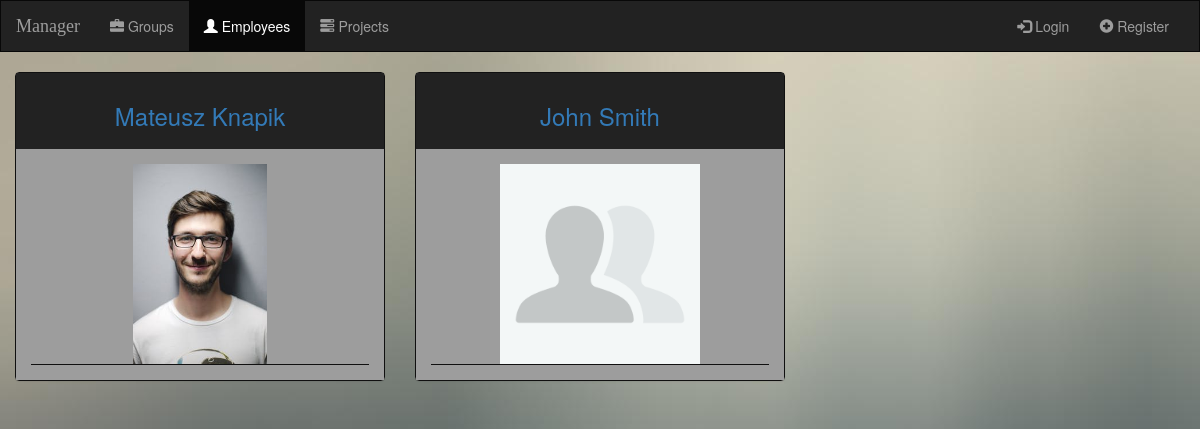
/manager/employees/, run on the app's committed database.
### manager/models.py (models this page shows, shortened)
class Employee(models.Model):
    user = models.OneToOneField(User, on_delete=models.CASCADE, primary_key=True)
    name = models.CharField(max_length=100)
    surname = models.CharField(max_length=100)
    photo = models.FileField(null=True)
    salary = models.IntegerField(null=True)
    group = models.ForeignKey(Group, on_delete=models.SET_NULL, blank=True, null=True)
    projects = models.ManyToManyField(Project, blank=True)

### manager/views.py (the view)
class EmployeesView(generic.ListView):
    template_name = 'manager/employees.html'
    model = Employee
    context_object_name = 'employees'

### manager/templatetags/ifmatches.py (called while the page is built)
@register.tag
def ifmatches(parser, token):
    lst = token.split_contents()
    val = lst[1]
    regex = lst[2]
    nodelist_true = parser.parse(('else','endifmatches',))
    token = parser.next_token()
    if token.contents == 'else':
        nodelist_false = parser.parse(('endifmatches',))
        parser.delete_first_token()
    else:
        nodelist_false = template.NodeList()
    return MatchesRegexNode(nodelist_true, nodelist_false, val, regex)

    def render(self, context):
        val = self.val.resolve(context)
        if re.search(self.regex, val):
            return self.nodelist_true.render(context)
        else:
            return self.nodelist_false.render(context)

### manager/templates/manager/employees.html (shortened to what this page needs)
{% extends 'manager/base.html' %}
{% load staticfiles %}
{% block body %}
    <div class="row content">
    {% if employees %}
            {% for employee in employees %}
                {% if not employee.user.is_superuser %}
                    <div class="col-sm-12 col-md-6 col-lg-4 text-center">
                        <div class="panel panel-default">
                            <div class="panel-heading">
                                <a href="{% url 'manager:employee' employee.user.id %}">
                                    <h3>{{ employee.name }} {{ employee.surname }}</h3>
                                </a>
                            </div>
                            <div class="panel-body">
                                <div class="col-sm-12 text-center">
                                    {% if employee.photo %}
                                        <img src="{{ employee.photo.url }}" class="img-responsive">
                                    {% else %}
                                        <img src="{% static "manager/images/group.gif" %}" class="img-responsive">
                                    {% endif %}
                                </div>
                                <div class="col-sm-12 text-center buttons">
                                </div>
                            </div>
                        </div>
                    </div>
                {% endif %}
            {% endfor %}
        {% endif %}
    </div>
{% endblock %}

### manager/static/manager/style.css (style rules this page uses)
body { background: white url("images/background3.jpg"); background-attachment: fixed; }
.row { margin: 0 0; }
.panel-default { border-color: #101010; }
.panel-heading { border-radius: 0; }
.panel-default>.panel-heading { background-color: #222222; color: #9D9D9D; border: none; }
.panel-default>.panel-body { background-color: #9D9D9D; }
.panel-body>.col-sm-12>img { max-height: 200px; display: inline; }
.buttons { border-top: 1px solid #101010; }

### data on the page
Employee: name "Mateusz", surname "Knapik", photo (picture)
Employee: name "John", surname "Smith"
